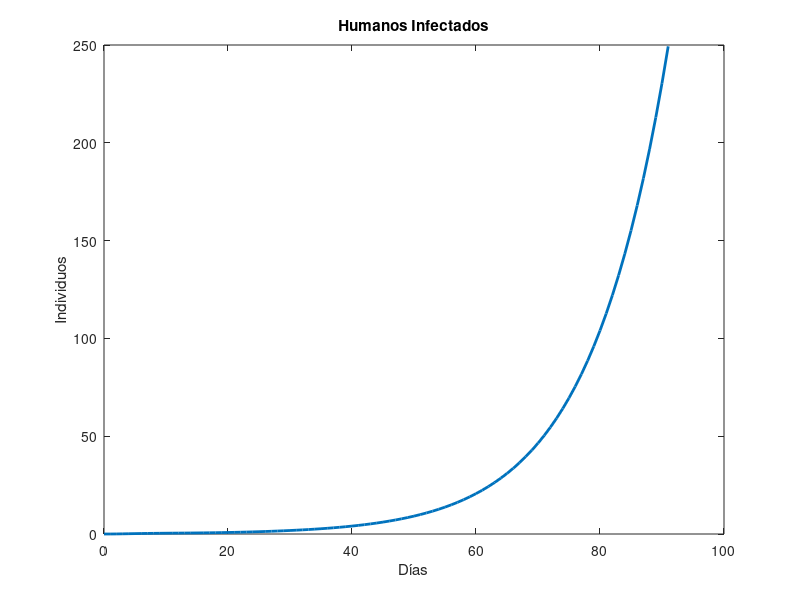
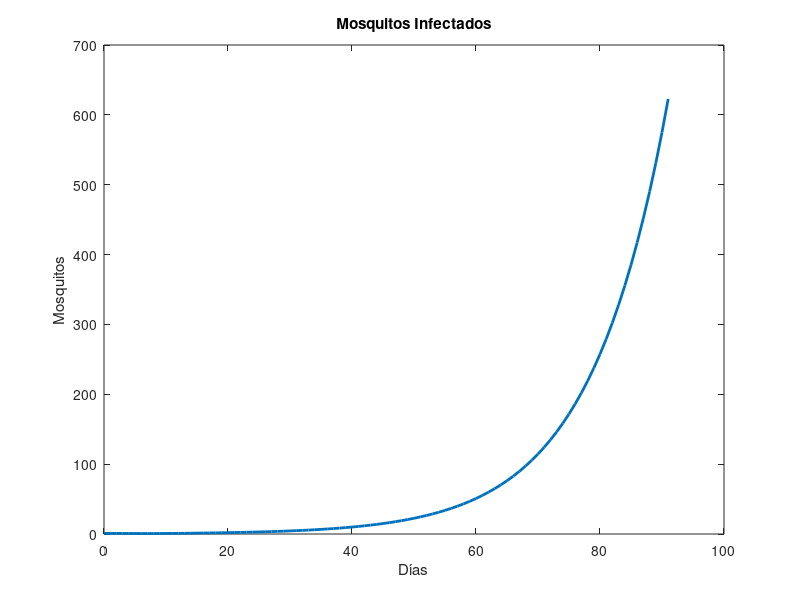
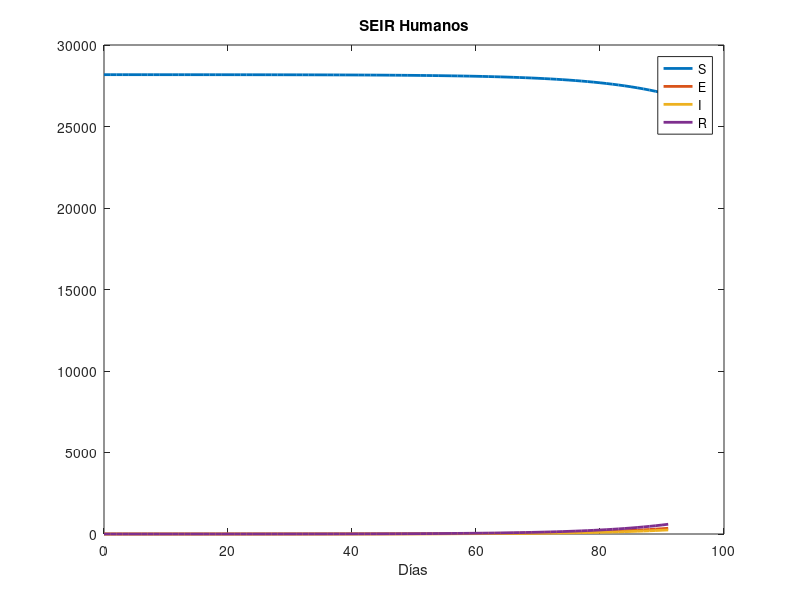

The MATLAB source for these figures, in order:
%% PARAMETROS
T_max = 91;                 % días
Nh = 28180;                % población humana
Nm0 = Nh * 5;              % 10 mosquitos por humano

init_Im = 1;              % <<< MOSQUITOS infectados iniciales
init_Ih = 0;                % <<< Humanos NO inician infectados

a = 0.3;                    % tasa de picadura
beta_hm = 0.55;              % humano -> mosquito
beta_mh = 0.55;              % mosquito -> humano

T_inc_h = 5;
T_inf_h = 5;
T_inc_m = 8;

sigma_h = 1/T_inc_h;
eta_h   = 1/T_inf_h;
sigma_m = 1/T_inc_m;

mu_m = 1/15;                % mortalidad mosquito

%% ESTADOS INICIALES (deterministas)
Sh = Nh;                    % <<< Todos humanos susceptibles
Eh = 0;
Ih = 0;
Rh = 0;

Sm = Nm0 - init_Im;         % susceptibles = total - infectados
Em = 0;
Im = init_Im;               % <<< Se agrega infección inicial de mosquitos

%% REGISTROS
Sh_t = zeros(1,T_max+1);
Eh_t = zeros(1,T_max+1);
Ih_t = zeros(1,T_max+1);
Rh_t = zeros(1,T_max+1);

Sm_t = zeros(1,T_max+1);
Em_t = zeros(1,T_max+1);
Im_t = zeros(1,T_max+1);

% guardar estado inicial
Sh_t(1)=Sh; Eh_t(1)=Eh; Ih_t(1)=Ih; Rh_t(1)=Rh;
Sm_t(1)=Sm; Em_t(1)=Em; Im_t(1)=Im;


%% SIMULACIÓN (Euler)
dt = 1;

for t = 1:T_max

    N_m = Sm + Em + Im;

    %% Fuerzas de infección
    lambda_h = a * beta_mh * (Im/Nh);   % mosquitos -> humanos
    lambda_m = a * beta_hm * (Ih/Nh);   % humanos -> mosquitos (casi 0 al inicio)

    %% HUMANOS SEIR
    dSh = -lambda_h * Sh;
    dEh =  lambda_h * Sh - sigma_h * Eh;
    dIh =  sigma_h * Eh - eta_h * Ih;
    dRh =  eta_h * Ih;

    %% MOSQUITOS SEI
    births = mu_m * N_m;

    dSm = births - lambda_m * Sm - mu_m * Sm;
    dEm = lambda_m * Sm - sigma_m * Em - mu_m * Em;
    dIm = sigma_m * Em - mu_m * Im;

    %% ACTUALIZAR
    Sh = Sh + dSh;
    Eh = Eh + dEh;
    Ih = Ih + dIh;
    Rh = Rh + dRh;

    Sm = Sm + dSm;
    Em = Em + dEm;
    Im = Im + dIm;

    %% GUARDAR
    Sh_t(t+1)=Sh; Eh_t(t+1)=Eh; Ih_t(t+1)=Ih; Rh_t(t+1)=Rh;
    Sm_t(t+1)=Sm; Em_t(t+1)=Em; Im_t(t+1)=Im;

end

%% GRAFIICAS
times = 0:T_max;

figure; plot(times,Ih_t,'LineWidth',2);
title("Humanos Infectados"); xlabel("Días"); ylabel("Individuos");

figure; plot(times,Im_t,'LineWidth',2);
title("Mosquitos Infectados"); xlabel("Días"); ylabel("Mosquitos");

figure;
plot(times,Sh_t,'LineWidth',2); hold on;
plot(times,Eh_t,'LineWidth',2);
plot(times,Ih_t,'LineWidth',2);
plot(times,Rh_t,'LineWidth',2);
legend("S","E","I","R");
title("SEIR Humanos"); xlabel("Días");
